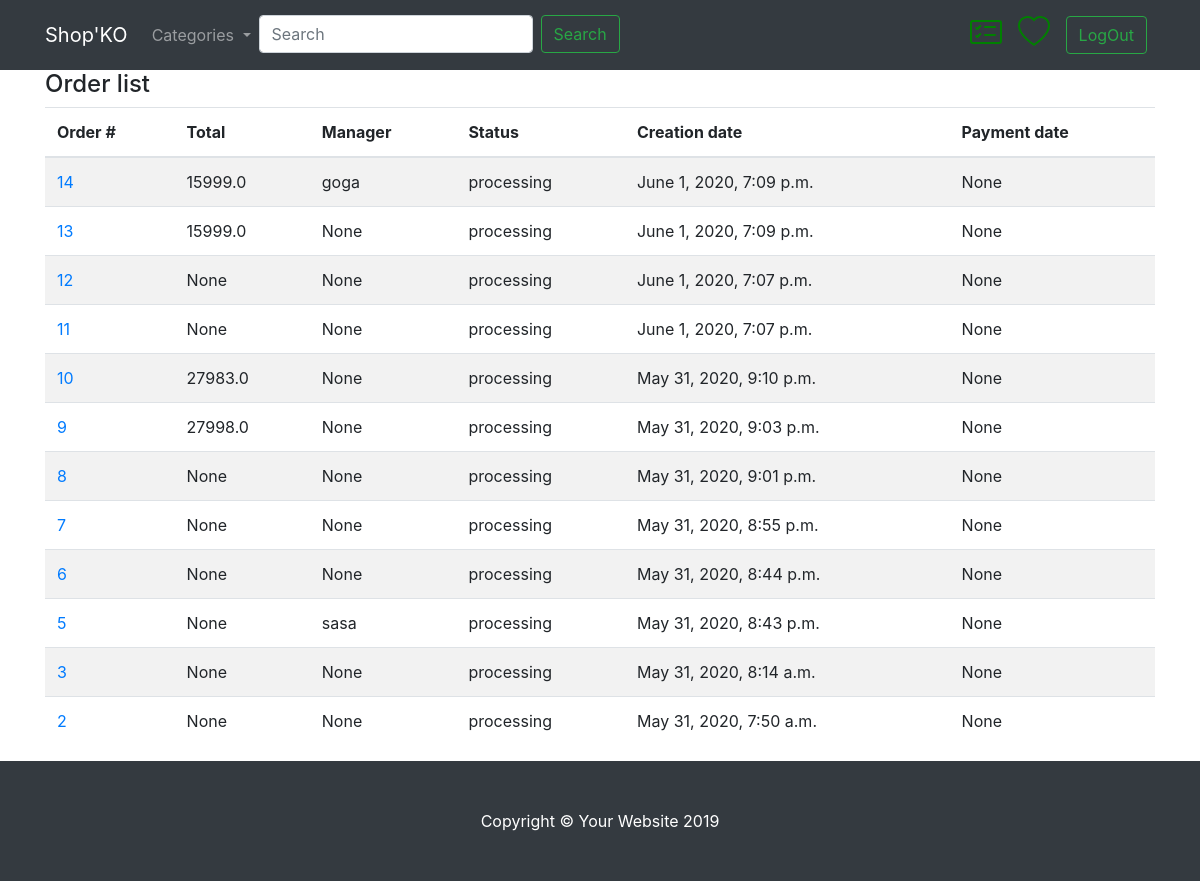
Page /order_list/ (signed in) on the committed database.
### order/models.py (models this page shows, shortened)
class Order(models.Model):
    user=models.ForeignKey('auth.User', on_delete=models.CASCADE)
    first_name=models.CharField(max_length=256,blank=True, null=True)
    last_name=models.CharField(max_length=256,blank=True, null=True)
    phone= PhoneNumberField(blank=True, null=True)
    suma=models.FloatField(blank=True, null=True)
    city=models.CharField(max_length=256,blank=True, null=True)
    status=models.CharField(max_length=256,default='processing' ,choices=(('processing','Processing'),('paid','Paid'),('shiped','Shiped'),('complete','Complete'),('cancel','Cancel'),))
    creation_data=models.DateTimeField(auto_now_add=True)
    payment_data=models.DateTimeField(blank=True, null=True)
    manager=models.CharField(max_length=256, blank=True, null=True)
    delivery=models.CharField(max_length=256,choices=(('own','own pickup'),('DHL','DHL'),('New_Post','New Post'),))
    filial_number=models.PositiveIntegerField(blank=True, null=True)
    class Meta:
        ordering=['-creation_data']

### order/views.py (the view)
# urls.py: path('order_list/', OrderList.as_view(),name='order'),
class OrderList(LoginRequiredMixin,ListView):
    model=Order
    template_name='order_list.html'
    context_object_name='list'
    def get_queryset(self):
        return Order.objects.filter(user=self.request.user)

### order/templates/order_list.html
{% extends 'base.html' %}
{% load order_tags %}
{% load bootstrap4 %}
{% block body %}
<div class="row">
        <div class="col-md-12">
        <h4>Order list</h4>
        <div class="table-responsive">
              <table id="mytable" class="table table-bordred table-striped">
               <thead>
                    <th>Order #</th>
                    <th>Total</th>
                    <th>Manager</th>
                    <th>Status</th>
                    <th>Creation date</th>
                    <th>Payment date</th>
                   </thead>
                <tbody>
                {% for order in list %}
                <tr>
                <td><a href="{% url 'orderdetail' pk=order.pk %}">{{order.pk}}</a></td>
                <td>{{order.suma}}</td>
                <td>{{order.manager}}</td>
                <td>{{order.status}}</td>
                <td>{{order.creation_data}}</td>
                <td>{{order.payment_data}}</td>
                </tr>
                {% empty %}
                <h3>You have no orders!</h3>
                {% endfor %}
                </tbody>
              </table>
            </div>
        </div>
	</div>
{% endblock %}

### rows in the picture
Order: pk "14", suma "15999.0", manager "goga", status "processing", creation_data "June 1, 2020, 7:09 p.m.", payment_data "None"
Order: pk "13", suma "15999.0", manager "None", status "processing", creation_data "June 1, 2020, 7:09 p.m.", payment_data "None"
Order: pk "12", suma "None", manager "None", status "processing", creation_data "June 1, 2020, 7:07 p.m.", payment_data "None"
Order: pk "11", suma "None", manager "None", status "processing", creation_data "June 1, 2020, 7:07 p.m.", payment_data "None"
Order: pk "10", suma "27983.0", manager "None", status "processing", creation_data "May 31, 2020, 9:10 p.m.", payment_data "None"
Order: pk "9", suma "27998.0", manager "None", status "processing", creation_data "May 31, 2020, 9:03 p.m.", payment_data "None"
Order: pk "8", suma "None", manager "None", status "processing", creation_data "May 31, 2020, 9:01 p.m.", payment_data "None"
Order: pk "7", suma "None", manager "None", status "processing", creation_data "May 31, 2020, 8:55 p.m.", payment_data "None"
Order: pk "6", suma "None", manager "None", status "processing", creation_data "May 31, 2020, 8:44 p.m.", payment_data "None"
Order: pk "5", suma "None", manager "sasa", status "processing", creation_data "May 31, 2020, 8:43 p.m.", payment_data "None"
Order: pk "3", suma "None", manager "None", status "processing", creation_data "May 31, 2020, 8:14 a.m.", payment_data "None"
Order: pk "2", suma "None", manager "None", status "processing", creation_data "May 31, 2020, 7:50 a.m.", payment_data "None"
